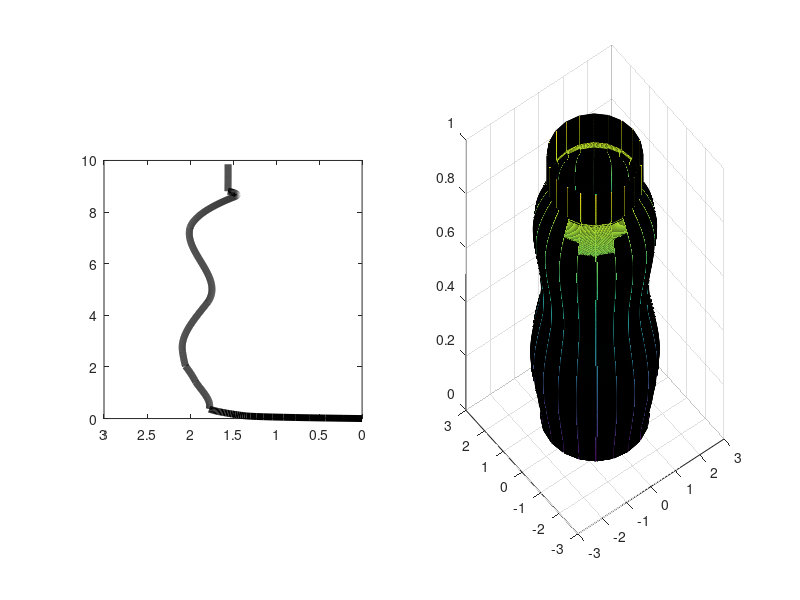

MATLAB code to generate this figure:
clc;
clear;

%Puntos X
Px = [0;            % C - 1
    0.06966;        % D - 2
    0.10749;        % E - 3
    0.24942;        % F - 4
    0.36493;        % G - 5
    0.73467;        % H - 6
    1.08902;        % I - 7
    1.42005;        % J - 8
    1.76619;        % K - 9
    2.03211;        % L - 10
    2.30456;        % M - 11
    2.58208;        % N - 12
    3.04069;        % O - 13
    3.52399;        % P - 14
    4.523;          % Q - 15
    5.38629;        % R - 16
    6.43844;        % S - 17
    7.4;            % T - 18
    7.66152;        % U - 19
    8.11995;        % V - 20
    8.59037;        % W - 21
    8.73371;        % Z - 22
    8.80899;        % A1 - 23
    9.29402;        % B1 - 24
    9.85437;        % C1 - 25
    ];
Py = [0;    % C - 1
    1.14075;    % D - 2
    1.36494;    % E - 3
    1.63663;    % F - 4
    1.77705;    % G - 5
    1.78992;    % H - 6
    1.85986;    % I - 7
    1.93446;    % J - 8
    1.99531;    % K - 9
    2.05307;    % L - 10
    2.07253;    % M - 11
    2.08672;    % N - 12
    2.07944;    % O - 13
    2.01457;    % P - 14
    1.79076;    % Q - 15
    1.76617;    % R - 16
    1.93767;    % S - 17
    2;          % T - 18
    1.95302;    % U - 19
    1.78192;    % V - 20
    1.48436;    % W - 21
    1.47629;    % Z - 22
    1.5591;     % A1 - 23
    1.55777;    % B1 - 24
    1.55777;    % C1 - 25
    ];

hold on
delta = 0.01;

%Obtencion de nuestra nueva matriz para Py para dibujar el grosor de
%nuestro termo.
Pynueva = Py - 0.5;

%Funcion 1
x = [Px(1), Px(2), Px(3)]; % Valores X
y = [Py(1), Py(2), Py(3)]; % Valores Y
x1 = Px(1):delta:Px(3);    % Valores interpolados en X
y1 = spline(x,y,x1);       % Interpolacion

%Funcion 2
x = [Px(3), Px(4), Px(5)]; % Valores X
y = [Py(3), Py(4), Py(5)]; % Valores Y
x2 = Px(3):delta:Px(5);    % Valores interpolados en X
y2 = spline(x,y,x2);       % Interpolacion

%Funcion 3
x = [Px(5), Px(6), Px(7), Px(8)]; % Valores X
y = [Py(5), Py(6), Py(7), Py(8)]; % Valores Y
x3 = Px(5):delta:Px(8);           % Valores interpolados en X
y3 = spline(x,y,x3);              % Interpolacion

%Funcion 4
x = [Px(8), Px(9), Px(10)]; % Valores X
y = [Py(8), Py(9), Py(10)]; % Valores Y
x4 = Px(8):delta:Px(10);    % Valores interpolados en X
y4 = spline(x,y,x4);        % Interpolacion

%Funcion 5
x = [Px(10), Px(11), Px(12)]; % Valores X
y = [Py(10), Py(11), Py(12)]; % Valores Y
x5 = Px(10):delta:Px(12);     % Valores interpolados en X
y5 = spline(x,y,x5);          % Interpolacion

%Funcion 6
x = [Px(12), Px(13), Px(14), Px(15)]; % Valores X
y = [Py(12), Py(13), Py(14), Py(15)]; % Valores Y
x6 = Px(12):delta:Px(15);             % Valores interpolados en X
y6 = spline(x,y,x6);                  % Interpolacion

%Funcion 7
x = [Px(15), Px(16), Px(17), Px(18)]; % Valores X
y = [Py(15), Py(16), Py(17), Py(18)]; % Valores Y
x7 = Px(15):delta:Px(18);             % Valores interpolados en X
y7 = spline(x,y,x7);                  % Interpolacion

%Funcion 8
x = [Px(18), Px(19), Px(20), Px(21)]; % Valores X
y = [Py(18), Py(19), Py(20), Py(21)]; % Valores Y
x8 = Px(18):delta:Px(21);             % Valores interpolados en X
y8 = spline(x,y,x8);                  % Interpolacion

%Funcion 9
x = [Px(21), Px(22), Px(23)]; % Valores X
y = [Py(21), Py(22), Py(23)]; % Valores Y
x9 = Px(21):delta:Px(23);     % Valores interpolados en X
y9 = spline(x,y,x9);          % Interpolacion

%Funcion 10
x = [Px(23), Px(24), Px(25)]; % Valores X
y = [Py(23), Py(24), Py(25)]; % Valores Y
x10 = Px(23):delta:Px(25);    % Valores interpolados en X
y10 = spline(x,y,x10);        % Interpolacion

%Matrices con funciones
X = [x1, x2, x3,x4,x5,x6,x7,x8,x9,x10]; % Vector con todos los valores de X
Y = [y1,y2,y3,y4,y5,y6,y7,y8,y9,y10];   % Vector con todos los valores de Y

%Grafica 2D
subplot(1,2,1);               % Dividir Imagen
plot(X,Y,'k', 'LineWidth',5); % Dibuja la curva interpolada en color negro ('k') con grosor 5
xlim([0 10]);                 % Limites en X
ylim([0 3]);                  % Limites en Y
camroll(90);                  % Rotar la vista de la grafica en 90 Grados

%Grafica 3D
subplot(1,2,2); % Selecciona la segunda sección de la ventana dividida
cylinder(Y);    % Genera una representación cilíndrica de los datos

% Obtencion de las funciones
f1 = @(x) (P1(1) * x.^2) + (P1(2) * x) + (P1(3));
f2 = @(x) (P2(1) * x.^2) + (P2(2) * x) + (P2(3));
f3 = @(x) (P3(1) * x.^3) + (P3(2) * x.^2) + (P3(3) * x) + (P3(4));
f4 = @(x) (P4(1) * x.^2) + (P4(2) * x) + (P4(3));
f5 = @(x) (P5(1) * x.^2) + (P5(2) * x) + (P5);